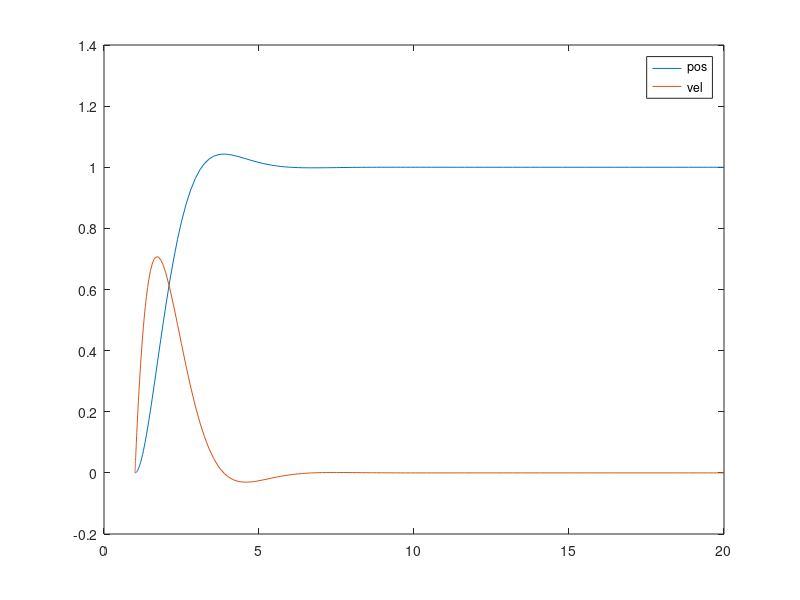

MATLAB code for this plot:
function main

clc
clear
close all
    
T = [1 20];

x0 = [0 0]';

[T,Y] = ode45(@dynamics, T, x0);

plot(T,Y)
legend('pos','vel')


end

function dy = dynamics(t, y)

    kp = 2.41421356;
    kd = 2.2;
    
    a = -kp*(y(1)-1) - kd*y(2)
    dy = [0 1; 0 0]*y + [0;a];

end